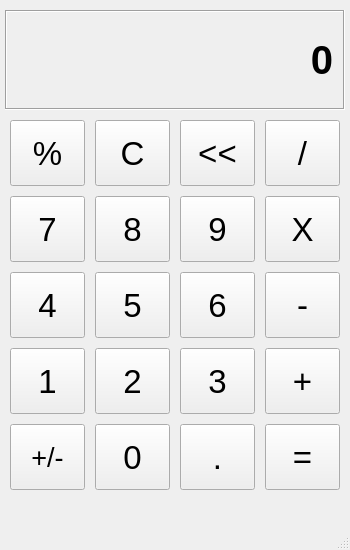
<?xml version="1.0" encoding="UTF-8"?>
<ui version="4.0">
 <class>MainWindow</class>
 <widget class="QMainWindow" name="MainWindow">
  <property name="geometry">
   <rect>
    <x>0</x>
    <y>0</y>
    <width>350</width>
    <height>550</height>
   </rect>
  </property>
  <property name="windowTitle">
   <string>MainWindow</string>
  </property>
  <widget class="QWidget" name="centralwidget">
   <widget class="QLabel" name="output_box">
    <property name="geometry">
     <rect>
      <x>5</x>
      <y>10</y>
      <width>340</width>
      <height>100</height>
     </rect>
    </property>
    <property name="font">
     <font>
      <pointsize>30</pointsize>
      <weight>75</weight>
      <bold>true</bold>
     </font>
    </property>
    <property name="frameShape">
     <enum>QFrame::Box</enum>
    </property>
    <property name="frameShadow">
     <enum>QFrame::Sunken</enum>
    </property>
    <property name="lineWidth">
     <number>1</number>
    </property>
    <property name="midLineWidth">
     <number>0</number>
    </property>
    <property name="text">
     <string>0</string>
    </property>
    <property name="alignment">
     <set>Qt::AlignRight|Qt::AlignTrailing|Qt::AlignVCenter</set>
    </property>
    <property name="indent">
     <number>10</number>
    </property>
   </widget>
   <widget class="QPushButton" name="percent_button">
    <property name="geometry">
     <rect>
      <x>10</x>
      <y>120</y>
      <width>75</width>
      <height>66</height>
     </rect>
    </property>
    <property name="font">
     <font>
      <pointsize>25</pointsize>
     </font>
    </property>
    <property name="text">
     <string>%</string>
    </property>
   </widget>
   <widget class="QPushButton" name="devide_button">
    <property name="geometry">
     <rect>
      <x>265</x>
      <y>120</y>
      <width>75</width>
      <height>66</height>
     </rect>
    </property>
    <property name="font">
     <font>
      <pointsize>25</pointsize>
     </font>
    </property>
    <property name="text">
     <string>/</string>
    </property>
   </widget>
   <widget class="QPushButton" name="arrow_button">
    <property name="geometry">
     <rect>
      <x>180</x>
      <y>120</y>
      <width>75</width>
      <height>66</height>
     </rect>
    </property>
    <property name="font">
     <font>
      <pointsize>25</pointsize>
     </font>
    </property>
    <property name="text">
     <string>&lt;&lt;</string>
    </property>
   </widget>
   <widget class="QPushButton" name="clear_button">
    <property name="geometry">
     <rect>
      <x>95</x>
      <y>120</y>
      <width>75</width>
      <height>66</height>
     </rect>
    </property>
    <property name="font">
     <font>
      <pointsize>25</pointsize>
     </font>
    </property>
    <property name="text">
     <string>C</string>
    </property>
   </widget>
   <widget class="QPushButton" name="seven_button">
    <property name="geometry">
     <rect>
      <x>10</x>
      <y>196</y>
      <width>75</width>
      <height>66</height>
     </rect>
    </property>
    <property name="font">
     <font>
      <pointsize>25</pointsize>
     </font>
    </property>
    <property name="text">
     <string>7</string>
    </property>
   </widget>
   <widget class="QPushButton" name="multiply_button">
    <property name="geometry">
     <rect>
      <x>265</x>
      <y>196</y>
      <width>75</width>
      <height>66</height>
     </rect>
    </property>
    <property name="font">
     <font>
      <pointsize>25</pointsize>
     </font>
    </property>
    <property name="text">
     <string>X</string>
    </property>
   </widget>
   <widget class="QPushButton" name="nine_button">
    <property name="geometry">
     <rect>
      <x>180</x>
      <y>196</y>
      <width>75</width>
      <height>66</height>
     </rect>
    </property>
    <property name="font">
     <font>
      <pointsize>25</pointsize>
     </font>
    </property>
    <property name="text">
     <string>9</string>
    </property>
   </widget>
   <widget class="QPushButton" name="eight_button">
    <property name="geometry">
     <rect>
      <x>95</x>
      <y>196</y>
      <width>75</width>
      <height>66</height>
     </rect>
    </property>
    <property name="font">
     <font>
      <pointsize>25</pointsize>
     </font>
    </property>
    <property name="text">
     <string>8</string>
    </property>
   </widget>
   <widget class="QPushButton" name="four_button">
    <property name="geometry">
     <rect>
      <x>10</x>
      <y>272</y>
      <width>75</width>
      <height>66</height>
     </rect>
    </property>
    <property name="font">
     <font>
      <pointsize>25</pointsize>
     </font>
    </property>
    <property name="text">
     <string>4</string>
    </property>
   </widget>
   <widget class="QPushButton" name="minus_button">
    <property name="geometry">
     <rect>
      <x>265</x>
      <y>272</y>
      <width>75</width>
      <height>66</height>
     </rect>
    </property>
    <property name="font">
     <font>
      <pointsize>25</pointsize>
     </font>
    </property>
    <property name="text">
     <string>-</string>
    </property>
   </widget>
   <widget class="QPushButton" name="six_button">
    <property name="geometry">
     <rect>
      <x>180</x>
      <y>272</y>
      <width>75</width>
      <height>66</height>
     </rect>
    </property>
    <property name="font">
     <font>
      <pointsize>25</pointsize>
     </font>
    </property>
    <property name="text">
     <string>6</string>
    </property>
   </widget>
   <widget class="QPushButton" name="five_button">
    <property name="geometry">
     <rect>
      <x>95</x>
      <y>272</y>
      <width>75</width>
      <height>66</height>
     </rect>
    </property>
    <property name="font">
     <font>
      <pointsize>25</pointsize>
     </font>
    </property>
    <property name="text">
     <string>5</string>
    </property>
   </widget>
   <widget class="QPushButton" name="minus_add_button">
    <property name="geometry">
     <rect>
      <x>10</x>
      <y>424</y>
      <width>75</width>
      <height>66</height>
     </rect>
    </property>
    <property name="font">
     <font>
      <pointsize>20</pointsize>
     </font>
    </property>
    <property name="text">
     <string>+/-</string>
    </property>
   </widget>
   <widget class="QPushButton" name="point_button">
    <property name="geometry">
     <rect>
      <x>180</x>
      <y>424</y>
      <width>75</width>
      <height>66</height>
     </rect>
    </property>
    <property name="font">
     <font>
      <pointsize>25</pointsize>
     </font>
    </property>
    <property name="text">
     <string>.</string>
    </property>
   </widget>
   <widget class="QPushButton" name="zero_button">
    <property name="geometry">
     <rect>
      <x>95</x>
      <y>424</y>
      <width>75</width>
      <height>66</height>
     </rect>
    </property>
    <property name="font">
     <font>
      <pointsize>25</pointsize>
     </font>
    </property>
    <property name="text">
     <string>0</string>
    </property>
   </widget>
   <widget class="QPushButton" name="equal_button">
    <property name="geometry">
     <rect>
      <x>265</x>
      <y>424</y>
      <width>75</width>
      <height>66</height>
     </rect>
    </property>
    <property name="font">
     <font>
      <pointsize>25</pointsize>
     </font>
    </property>
    <property name="text">
     <string>=</string>
    </property>
   </widget>
   <widget class="QPushButton" name="one_button">
    <property name="geometry">
     <rect>
      <x>10</x>
      <y>348</y>
      <width>75</width>
      <height>66</height>
     </rect>
    </property>
    <property name="font">
     <font>
      <pointsize>25</pointsize>
     </font>
    </property>
    <property name="text">
     <string>1</string>
    </property>
   </widget>
   <widget class="QPushButton" name="three_button">
    <property name="geometry">
     <rect>
      <x>180</x>
      <y>348</y>
      <width>75</width>
      <height>66</height>
     </rect>
    </property>
    <property name="font">
     <font>
      <pointsize>25</pointsize>
     </font>
    </property>
    <property name="text">
     <string>3</string>
    </property>
   </widget>
   <widget class="QPushButton" name="two_button">
    <property name="geometry">
     <rect>
      <x>95</x>
      <y>348</y>
      <width>75</width>
      <height>66</height>
     </rect>
    </property>
    <property name="font">
     <font>
      <pointsize>25</pointsize>
     </font>
    </property>
    <property name="text">
     <string>2</string>
    </property>
   </widget>
   <widget class="QPushButton" name="add_button">
    <property name="geometry">
     <rect>
      <x>265</x>
      <y>348</y>
      <width>75</width>
      <height>66</height>
     </rect>
    </property>
    <property name="font">
     <font>
      <pointsize>25</pointsize>
     </font>
    </property>
    <property name="text">
     <string>+</string>
    </property>
   </widget>
  </widget>
  <widget class="QMenuBar" name="menubar">
   <property name="geometry">
    <rect>
     <x>0</x>
     <y>0</y>
     <width>350</width>
     <height>26</height>
    </rect>
   </property>
  </widget>
  <widget class="QStatusBar" name="statusbar"/>
 </widget>
 <resources/>
 <connections/>
</ui>
